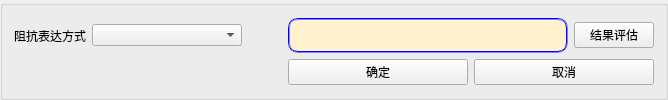
    <widget class="QGroupBox" name="m_group1">
     <layout class="QGridLayout" name="gridLayout_4">
      <item row="0" column="0">
       <layout class="QGridLayout" name="gridLayout_2">
        <item row="0" column="0">
         <layout class="QHBoxLayout" name="horizontalLayout_2">
          <item>
           <widget class="QLabel" name="m_lab_RSC">
            <property name="text">
             <string>阻抗表达方式</string>
            </property>
           </widget>
          </item>
          <item>
           <widget class="QComboBox" name="m_cmb_RSC">
            <property name="minimumSize">
             <size>
              <width>150</width>
              <height>0</height>
             </size>
            </property>
           </widget>
          </item>
         </layout>
        </item>
        <item row="0" column="1">
         <spacer name="horizontalSpacer">
          <property name="orientation">
           <enum>Qt::Horizontal</enum>
          </property>
          <property name="sizeHint" stdset="0">
           <size>
            <width>40</width>
            <height>20</height>
           </size>
          </property>
         </spacer>
        </item>
        <item row="0" column="2">
         <widget class="QLabel" name="m_labTips">
          <property name="minimumSize">
           <size>
            <width>280</width>
            <height>0</height>
           </size>
          </property>
          <property name="font">
           <font>
            <pointsize>20</pointsize>
           </font>
          </property>
          <property name="styleSheet">
           <string notr="true">QLabel{border:2px groove rgb(0,0,255);border-radius:10px;background-color: rgb(255,242,204)}</string>
          </property>
          <property name="text">
           <string/>
          </property>
          <property name="wordWrap">
           <bool>true</bool>
          </property>
         </widget>
        </item>
        <item row="0" column="3">
         <widget class="QPushButton" name="m_btnResEvaluat">
          <property name="font">
           <font>
            <pointsize>9</pointsize>
           </font>
          </property>
          <property name="text">
           <string>结果评估</string>
          </property>
         </widget>
        </item>
        <item row="1" column="2" colspan="2">
         <layout class="QHBoxLayout" name="horizontalLayout_3">
          <item>
           <widget class="QPushButton" name="m_btnSave">
            <property name="minimumSize">
             <size>
              <width>150</width>
              <height>0</height>
             </size>
            </property>
            <property name="text">
             <string>确定</string>
            </property>
           </widget>
          </item>
          <item>
           <widget class="QPushButton" name="m_btnClose">
            <property name="text">
             <string>取消</string>
            </property>
           </widget>
          </item>
         </layout>
        </item>
       </layout>
      </item>
     </layout>
    </widget>
